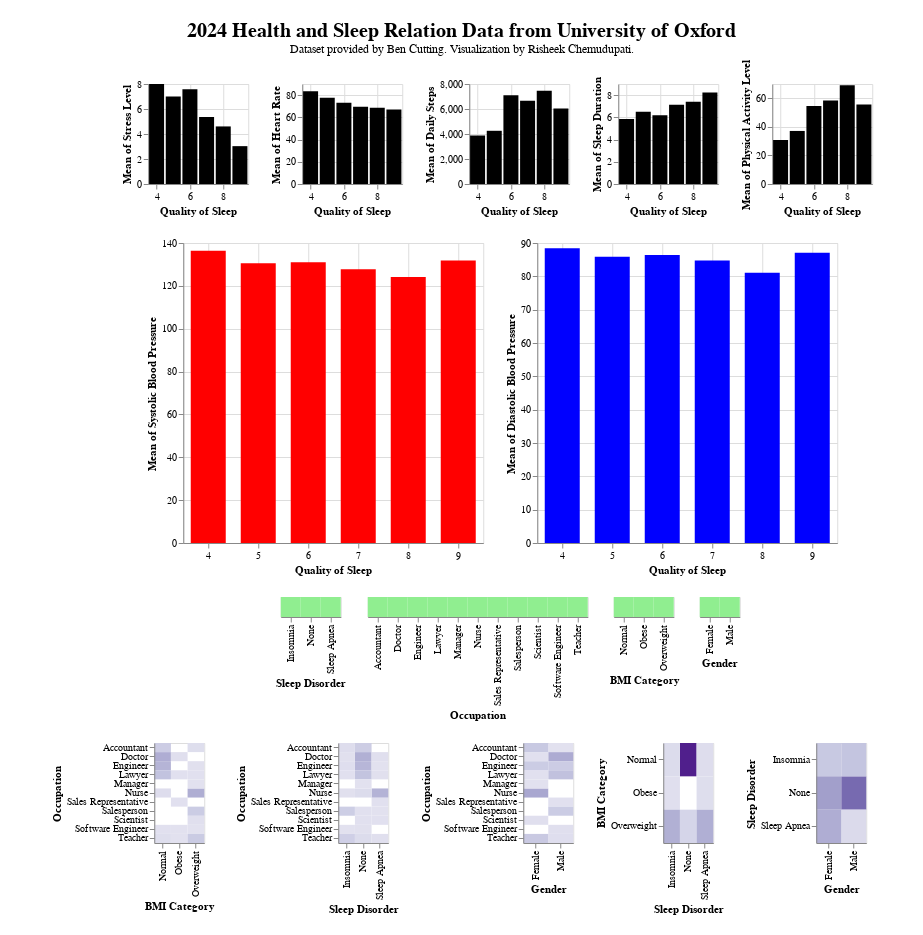

Here is the notebook cell this chart was saved with:
### Markdown cell above
This is the code to display the whole visualization.

### Code cell
layer2 = heatmap1 | heatmap2 | heatmap5| heatmap3 | heatmap4
layer3 = ((legend | legend2 | legend3 | legend4))
allLayers = alt.vconcat(layer1, layer1b, layer3,layer2, center = True).properties(title=alt.TitleParams(text='2024 Health and Sleep Relation Data from University of Oxford', subtitle='Dataset provided by Ben Cutting. Visualization by Risheek Chemudupati.')).configure(padding={'left': 50,'right': 50, 'top':20,'bottom':20})
allLayers.configure(autosize=alt.AutoSizeParams(resize=False))
allLayers.configure_title(fontSize=20, anchor="middle")

### Figure 1 — Vega-Lite specification as saved in the notebook (floating-point values rounded to 4 significant figures; data arrays with more than 128 entries replaced by an {"elided": "..."} marker saying what was removed)
{"config": {"view": {"continuousWidth": 300, "continuousHeight": 300}, "padding": {"left": 50, "right": 50, "top": 20, "bottom": 20}, "title": {"anchor": "middle", "fontSize": 20}}, "vconcat": [{"hconcat": [{"mark": {"type": "bar", "color": "black", "width": 15}, "encoding": {"x": {"field": "Quality of Sleep", "type": "quantitative"}, "y": {"aggregate": "mean", "field": "Stress Level", "type": "quantitative"}}, "height": 100, "name": "view_70", "transform": [{"filter": {"and": [{"and": [{"and": [{"param": "param_27"}, {"param": "param_28"}]}, {"param": "param_26"}]}, {"param": "param_29"}]}}], "width": 100}, {"mark": {"type": "bar", "color": "black", "width": 15}, "encoding": {"x": {"field": "Quality of Sleep", "type": "quantitative"}, "y": {"aggregate": "mean", "field": "Heart Rate", "type": "quantitative"}}, "height": 100, "name": "view_71", "transform": [{"filter": {"and": [{"and": [{"and": [{"param": "param_27"}, {"param": "param_28"}]}, {"param": "param_26"}]}, {"param": "param_29"}]}}], "width": 100}, {"mark": {"type": "bar", "color": "black", "width": 15}, "encoding": {"x": {"field": "Quality of Sleep", "type": "quantitative"}, "y": {"aggregate": "mean", "field": "Daily Steps", "type": "quantitative"}}, "height": 100, "name": "view_72", "transform": [{"filter": {"and": [{"and": [{"and": [{"param": "param_27"}, {"param": "param_28"}]}, {"param": "param_26"}]}, {"param": "param_29"}]}}], "width": 100}, {"mark": {"type": "bar", "color": "black", "width": 15}, "encoding": {"x": {"field": "Quality of Sleep", "type": "quantitative"}, "y": {"aggregate": "mean", "field": "Sleep Duration", "type": "quantitative"}}, "height": 100, "name": "view_73", "transform": [{"filter": {"and": [{"and": [{"and": [{"param": "param_27"}, {"param": "param_28"}]}, {"param": "param_26"}]}, {"param": "param_29"}]}}], "width": 100}, {"mark": {"type": "bar", "color": "black", "width": 15}, "encoding": {"x": {"field": "Quality of Sleep", "type": "quantitative"}, "y": {"aggregate": "mean", "field": "Physical Activity Level", "type": "quantitative"}}, "height": 100, "name": "view_74", "transform": [{"filter": {"and": [{"and": [{"and": [{"param": "param_27"}, {"param": "param_28"}]}, {"param": "param_26"}]}, {"param": "param_29"}]}}], "width": 100}]}, {"hconcat": [{"mark": {"type": "bar", "color": "red", "width": 35}, "encoding": {"x": {"field": "Quality of Sleep", "type": "quantitative"}, "y": {"aggregate": "mean", "field": "Systolic Blood Pressure", "type": "quantitative"}}, "height": 300, "name": "view_68", "transform": [{"filter": {"and": [{"and": [{"and": [{"param": "param_27"}, {"param": "param_28"}]}, {"param": "param_26"}]}, {"param": "param_29"}]}}], "width": 300}, {"mark": {"type": "bar", "color": "blue", "width": 35}, "encoding": {"x": {"field": "Quality of Sleep", "type": "quantitative"}, "y": {"aggregate": "mean", "field": "Diastolic Blood Pressure", "type": "quantitative"}}, "height": 300, "name": "view_69", "transform": [{"filter": {"and": [{"and": [{"and": [{"param": "param_27"}, {"param": "param_28"}]}, {"param": "param_26"}]}, {"param": "param_29"}]}}], "width": 300}]}, {"hconcat": [{"mark": {"type": "rect"}, "encoding": {"color": {"condition": [{"param": "param_26", "value": "lightgreen"}], "value": "red"}, "tooltip": [{"aggregate": "count", "type": "quantitative"}], "x": {"field": "Sleep Disorder", "type": "nominal"}}, "name": "view_79"}, {"mark": {"type": "rect"}, "encoding": {"color": {"condition": [{"param": "param_27", "value": "lightgreen"}], "value": "red"}, "tooltip": [{"aggregate": "count", "type": "quantitative"}], "x": {"field": "Occupation", "type": "nominal"}}, "name": "view_80"}, {"mark": {"type": "rect"}, "encoding": {"color": {"condition": [{"param": "param_28", "value": "lightgreen"}], "value": "red"}, "tooltip": [{"aggregate": "count", "type": "quantitative"}], "x": {"field": "BMI Category", "type": "nominal"}}, "name": "view_81"}, {"mark": {"type": "rect"}, "encoding": {"color": {"condition": [{"param": "param_29", "value": "lightgreen"}], "value": "red"}, "tooltip": [{"aggregate": "count", "type": "quantitative"}], "x": {"field": "Gender", "type": "nominal"}}, "name": "view_82"}]}, {"hconcat": [{"mark": {"type": "rect"}, "encoding": {"color": {"aggregate": "count", "legend": null, "scale": {"scheme": "purples"}, "type": "quantitative"}, "tooltip": [{"field": "BMI Category", "type": "nominal"}, {"field": "Occupation", "type": "nominal"}, {"aggregate": "count", "type": "quantitative"}], "x": {"field": "BMI Category", "type": "nominal"}, "y": {"field": "Occupation", "type": "nominal"}}, "height": 100, "width": 50}, {"mark": {"type": "rect"}, "encoding": {"color": {"aggregate": "count", "legend": null, "scale": {"scheme": "purples"}, "type": "quantitative"}, "tooltip": [{"field": "Sleep Disorder", "type": "nominal"}, {"field": "Occupation", "type": "nominal"}, {"aggregate": "count", "type": "quantitative"}], "x": {"field": "Sleep Disorder", "type": "nominal"}, "y": {"field": "Occupation", "type": "nominal"}}, "height": 100, "width": 50}, {"mark": {"type": "rect"}, "encoding": {"color": {"aggregate": "count", "legend": null, "scale": {"scheme": "purples"}, "type": "quantitative"}, "tooltip": [{"field": "Gender", "type": "nominal"}, {"field": "Occupation", "type": "nominal"}, {"aggregate": "count", "type": "quantitative"}], "x": {"field": "Gender", "type": "nominal"}, "y": {"field": "Occupation", "type": "nominal"}}, "height": 100, "width": 50}, {"mark": {"type": "rect"}, "encoding": {"color": {"aggregate": "count", "legend": null, "scale": {"scheme": "purples"}, "type": "quantitative"}, "tooltip": [{"field": "Sleep Disorder", "type": "nominal"}, {"field": "BMI Category", "type": "nominal"}, {"aggregate": "count", "type": "quantitative"}], "x": {"field": "Sleep Disorder", "type": "nominal"}, "y": {"field": "BMI Category", "type": "nominal"}}, "height": 100, "width": 50}, {"mark": {"type": "rect"}, "encoding": {"color": {"aggregate": "count", "legend": null, "scale": {"scheme": "purples"}, "type": "quantitative"}, "tooltip": [{"field": "Gender", "type": "nominal"}, {"field": "Sleep Disorder", "type": "nominal"}, {"aggregate": "count", "type": "quantitative"}], "x": {"field": "Gender", "type": "nominal"}, "y": {"field": "Sleep Disorder", "type": "nominal"}}, "height": 100, "width": 50}]}], "center": true, "data": {"name": "data-203781ff1fefed6c566606ecddd7b536"}, "params": [{"name": "param_27", "select": {"type": "point", "fields": ["Occupation"]}, "views": ["view_70", "view_71", "view_72", "view_73", "view_74", "view_68", "view_69", "view_80"]}, {"name": "param_28", "select": {"type": "point", "fields": ["BMI Category"]}, "views": ["view_70", "view_71", "view_72", "view_73", "view_74", "view_68", "view_69", "view_81"]}, {"name": "param_26", "select": {"type": "point", "fields": ["Sleep Disorder"]}, "views": ["view_70", "view_71", "view_72", "view_73", "view_74", "view_68", "view_69", "view_79"]}, {"name": "param_29", "select": {"type": "point", "fields": ["Gender"]}, "views": ["view_70", "view_71", "view_72", "view_73", "view_74", "view_68", "view_69", "view_82"]}], "title": {"text": "2024 Health and Sleep Relation Data from University of Oxford", "subtitle": "Dataset provided by Ben Cutting. Visualization by Risheek Chemudupati."}, "$schema": "https://vega.github.io/schema/vega-lite/v5.20.1.json", "datasets": {"data-203781ff1fefed6c566606ecddd7b536": {"elided": "374 records"}}}
